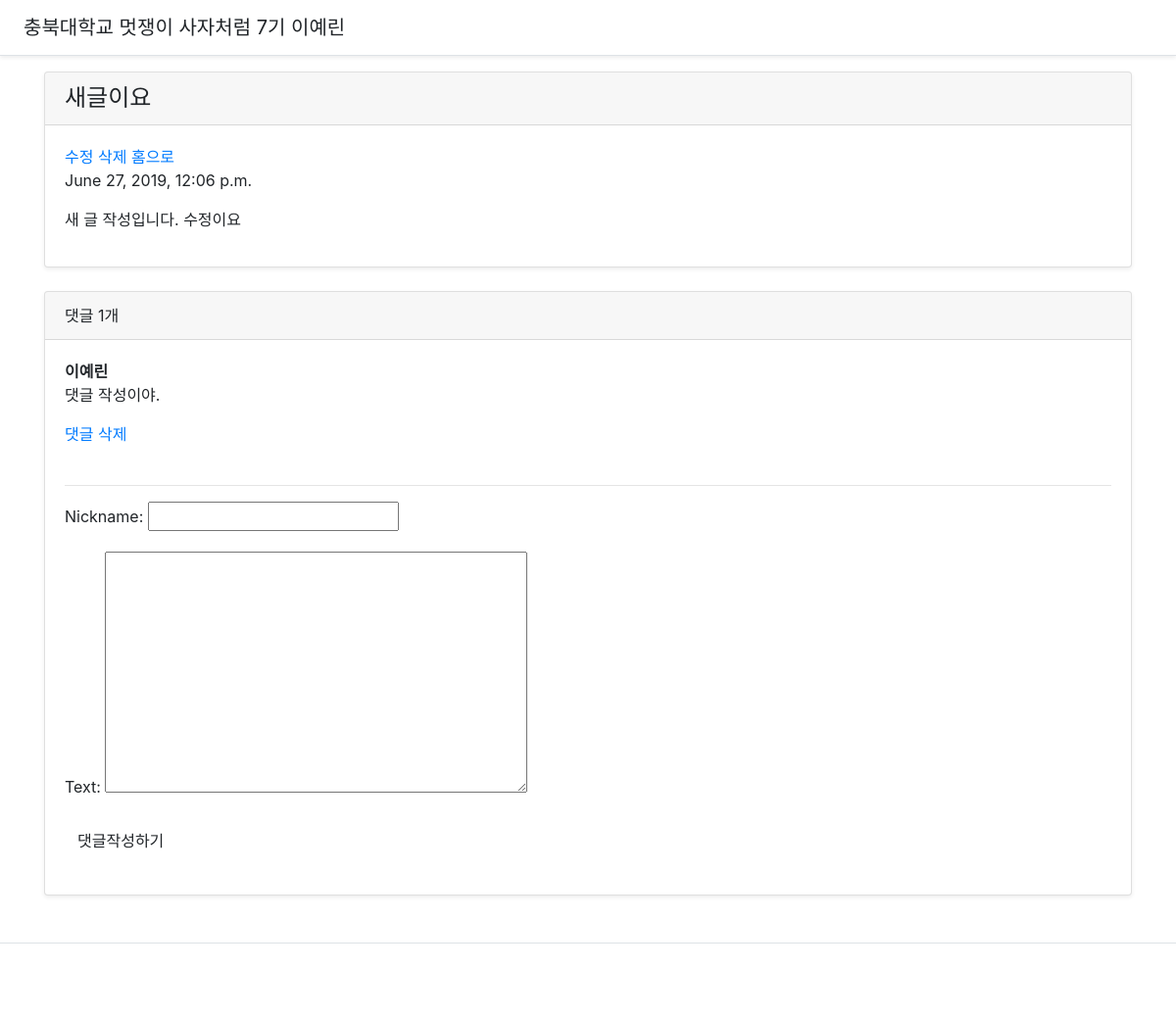
Before: /blog/post/2/ (signed in) with the older database file.
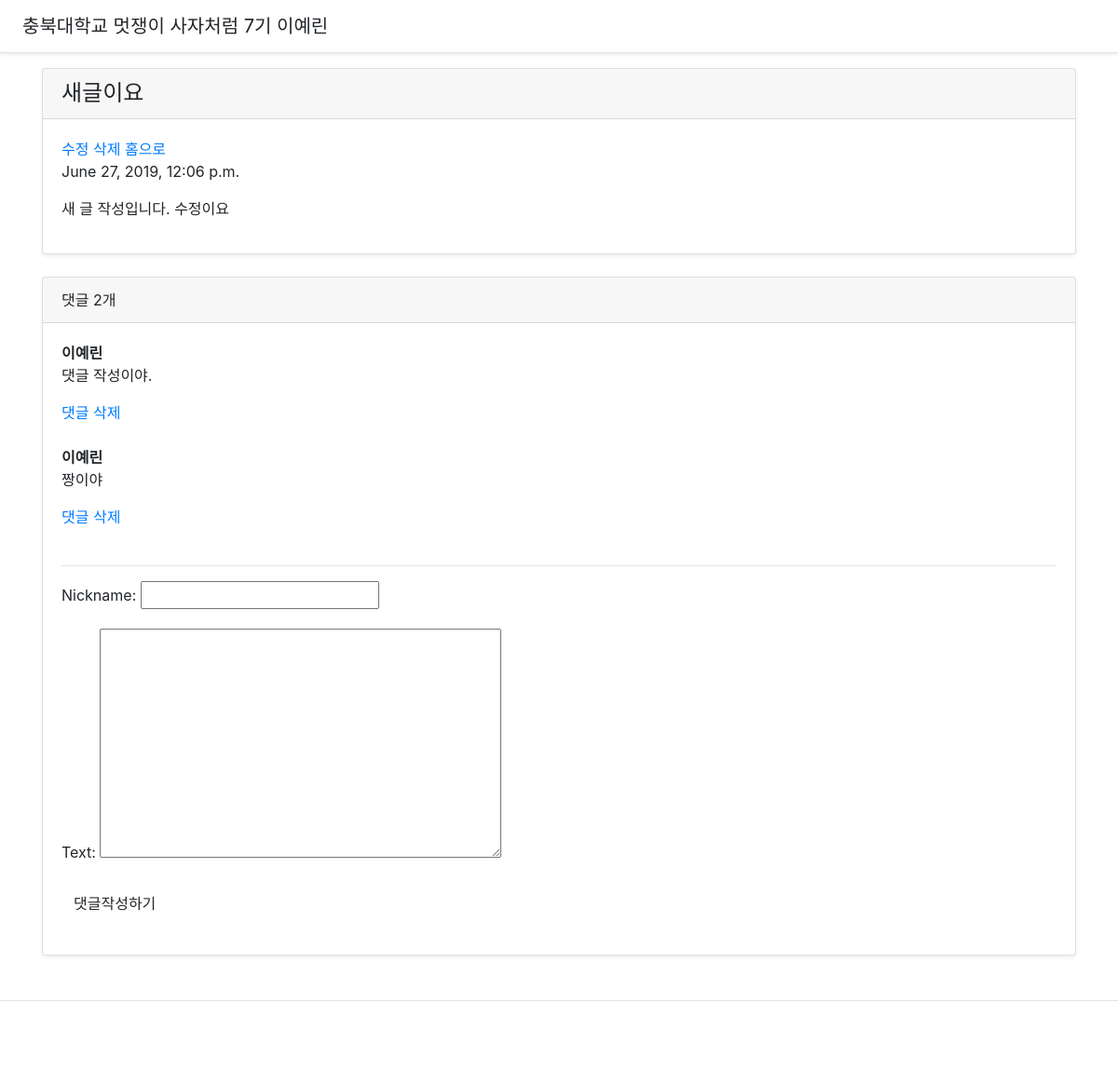
After: the same page with the newer database file.
### blog/models.py (models this page shows, shortened)
class Post(models.Model):
    author = models.ForeignKey('auth.User', on_delete=models.CASCADE)
    title = models.CharField(max_length = 200)
    text = models.TextField()
    created_date = models.DateTimeField(default = timezone.now)
    published_date = models.DateTimeField(blank = True, null = True)

class Comment(models.Model):
    post = models.ForeignKey('blog.Post', related_name='comments', on_delete=models.CASCADE)
    nickname = models.CharField(max_length=200)
    text = models.TextField()
    created_date = models.DateTimeField(default=timezone.now)

### blog/views.py (the view)
# urls.py: path('post/<int:post_id>/', views.detail, name = 'detail'),
@login_required
def detail(request, post_id):
    post_detail = get_object_or_404(Post, pk = post_id)
    form = CommentForm()
    return render(request, 'blog/detail.html', {'post':post_detail, 'form':form,})

### blog/forms.py
class CommentForm(forms.ModelForm):
    class Meta:
        model = Comment
        fields = ('nickname', 'text')

### blog/templates/blog/detail.html (shortened to what this page needs)
<!doctype html>
<html lang="en">
  <head>
    <link rel="stylesheet" href="https://stackpath.bootstrapcdn.com/bootstrap/4.3.1/css/bootstrap.min.css">
<link href="/docs/4.3/dist/css/bootstrap.min.css" rel="stylesheet">
    <link href="" rel="stylesheet">
  </head>
  <body>
    <div class="d-flex flex-column flex-md-row align-items-center p-3 px-md-4 mb-3 bg-white border-bottom shadow-sm">
  <h5 class="my-0 mr-md-auto font-weight-normal">충북대학교 멋쟁이 사자처럼 7기 이예린</h5>
</div>
<div class="container">
        <div class="card mb-4 shadow-sm">
          <div class="card-header">
            <h4 class="my-0 font-weight-normal">{{post.title}}</h4>
          </div>
          <div class="card-body">
            <a href = "{% url 'edit' post.id %}">수정</a>
            <a href = "{% url 'delete' post.id %}">삭제</a>
            <a href = "{% url 'home' %}">홈으로</a>
            <p>{{post.created_date}}</p>
            <p>{{post.text}}</p>
          </div>
        </div>
        <div class="card mb-4 shadow-sm">
                <div class="card-header">
                  <p class="my-0 font-weight-normal">댓글 {{ post.comments.count }}개</p>
                </div>
                <div class="card-body">
                        {% for comment in post.comments.all %}
                        <div>
                            <strong>{{comment.nickname}}</strong>
                            {{comment.text|linebreaks}}
                            <a href = "{% url 'comment_delete' comment_id=comment.id %}" onclick="return confirm('정말로 삭제하시겠습니까?')">댓글 삭제</a>
                        </div>
                        <br>
                        {% empty %}
                        <p>아직 댓글이 없어요! 첫번째 댓글을 남겨주세요:)</p>
                        {% endfor %}
                        <hr>
                        <div class="form-group">
                            <form method ="POST" action="{% url 'add_comment' post.id %}">
                                {{ form.as_p }}
                                <button type = "submit" class="save btn btn-default">댓글작성하기</button>
                            </form>
                        </div>
                </div>
              </div>
      </div>
      <footer class="pt-4 my-md-5 pt-md-5 border-top">
      </footer>
    </body>
    </html>

Changed rows visible on the page:
computed for Post "새글이요": comments.count "1" → "2"
added Comment: nickname "이예린", text "짱이야"
